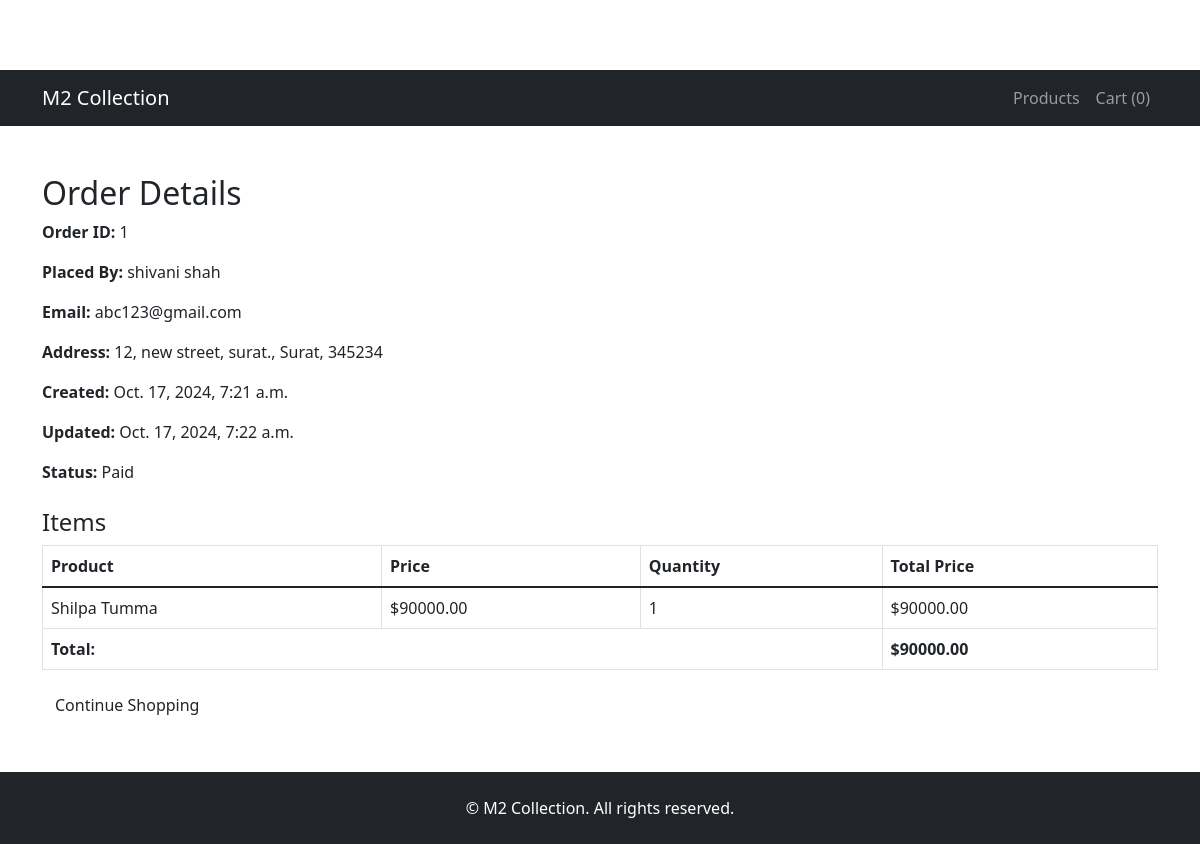
Page /orders/1/ (signed in) on the committed database.
### orders/models.py (models this page shows, shortened)
class Order(models.Model):
    user = models.ForeignKey(User, related_name='orders', on_delete=models.CASCADE)
    first_name = models.CharField(max_length=50)
    last_name = models.CharField(max_length=50)
    email = models.EmailField()
    address = models.CharField(max_length=250)
    postal_code = models.CharField(max_length=20)
    city = models.CharField(max_length=100)
    created = models.DateTimeField(default=timezone.now)
    updated = models.DateTimeField(auto_now=True)
    paid = models.BooleanField(default=False) # Indicates if the order has been paid
    stripe_charge_id = models.CharField(max_length=255, blank=True) # Stores Stripe charge ID
    class Meta:
        ordering = ['-created']
    def get_total_cost(self):
        return sum(item.get_cost() for item in self.items.all())

class OrderItem(models.Model):
    order = models.ForeignKey(Order, related_name='items', on_delete=models.CASCADE)
    product = models.ForeignKey(Product, related_name='order_items', on_delete=models.CASCADE)
    price = models.DecimalField(max_digits=10, decimal_places=2) # Price at the time of order
    quantity = models.PositiveIntegerField(default=1)
    def get_cost(self):
        return self.price * self.quantity

### store/models.py (models this page shows, shortened)
class Product(models.Model):
    category = models.ForeignKey(Category, related_name='products', on_delete=models.CASCADE)
    name = models.CharField(max_length=200)
    slug = models.SlugField(max_length=200)
    description = models.TextField()
    price = models.DecimalField(max_digits=10, decimal_places=2)
    image = models.ImageField(upload_to='products/%Y/%m/%d', blank=True)
    available = models.BooleanField(default=True)
    created = models.DateTimeField(auto_now_add=True) # Automatically set on creation
    updated = models.DateTimeField(auto_now=True) # Automatically updated on save
    class Meta:
        ordering = ['-created']
        indexes = [
            models.Index(fields=['id', 'slug']),  # Replace index_together with indexes
        ]

### orders/views.py (the view)
# urls.py: path('<int:order_id>/', views.order_detail, name='order_detail'), # /orders/1/
@login_required
def order_detail(request, order_id):
    order = get_object_or_404(Order, id=order_id, user=request.user)
    return render(request, 'orders/order/detail.html', {'order': order})

### orders/templates/orders/order/detail.html (shortened to what this page needs)
{% extends 'store/base.html' %}
{% load static %}
{% block content %}
<div class="container mt-5">
    <h2> Order Details </h2>
    <p><strong> Order ID: </strong> {{ order.id }}</p>
    <p><strong> Placed By: </strong> {{ order.first_name }} {{ order.last_name }}</p>
    <p><strong> Email: </strong> {{ order.email }}</p>
    <p><strong> Address: </strong> {{ order.address }}, {{ order.city }}, {{ order.postal_code }}</p>
    <p><strong> Created: </strong> {{ order.created }}</p>
    <p><strong> Updated: </strong> {{ order.updated }}</p>
    <p><strong> Status: </strong> {% if order.paid %} Paid {% else %} Not Paid {% endif %}</p>
    <h4 class="mt-4"> Items </h4>
    <table class="table table-bordered">
        <thead>
            <tr>
                <th>Product</th>
                <th>Price</th>
                <th>Quantity</th>
                <th>Total Price</th>
            </tr>
        </thead>
        <tbody>
            {% for item in order.items.all %}
                <tr>
                    <td>{{ item.product.name }}</td>
                    <td>${{ item.price }}</td>
                    <td>{{ item.quantity }}</td>
                    <td>${{ item.get_cost }}</td>
                </tr>
            {% endfor %}
            <tr>
                <td colspan="3" class="textend"> <strong> Total: </strong> </td>
                <td> <strong> ${{ order.get_total_cost }} </strong> </td>
            </tr>
        </tbody>
    </table>
    <a href="{% url 'store:product_list' %}" class="btn btnprimary"> Continue Shopping </a>
</div>
{% endblock %}

### store/templates/store/base.html (shortened to what this page needs)
{% load static %}
{% load crispy_forms_tags %}
<!DOCTYPE html>
<html lang="en">
<head>
    <link href="https://cdn.jsdelivr.net/npm/bootstrap@5.1.3/dist/css/bootstrap.min.css" rel="stylesheet">
    <link href="https://cdn.jsdelivr.net/npm/bootstrap@5.3.0/dist/css/bootstrap.min.css" rel="stylesheet">
    <link href="{% static 'store/css/styles.css' %}" rel="stylesheet">
</head>
<body>
    <nav class="navbar navbar-expand-lg navbar-dark bg-dark">
        <div class="container">
            <a class="navbar-brand" href="{% url 'store:product_list' %}"> M2 Collection </a>
            <div class="collapse navbar-collapse" id="navbarNav">
                <ul class="navbar-nav ms-auto">
                    <li class="nav-item">
                        <a class="nav-link" href="{% url 'store:product_list' %}"> Products </a>
                    </li>
                    <li class="nav-item">
                        <a class="nav-link" href="{% url 'cart:cart_detail' %}"> Cart ({{ request.session.cart|length }})</a>
                    </li>
                </ul>
            </div>
        </div>
    </nav>
    {% block content %}
    {% endblock %}
    <footer class="bg-dark text-white py-4 mt-5">
        <div class="container text-center"> &copy; {{ now|date:"Y" }} M2 Collection. All rights reserved. </div>
    </footer>
</body>
</html>

### store/static/store/css/styles.css (style rules this page uses)
* { padding: 0; margin: 0; box-sizing: border-box; }
body { padding-top: 70px; }

### rows in the picture
Order: id "1", first_name "shivani", last_name "shah", email "abc123@gmail.com", address "12, new street, surat.", city "Surat", postal_code "345234", created "Oct. 17, 2024, 7:21 a.m.", updated "Oct. 17, 2024, 7:22 a.m.", get_total_cost "90000.00"
OrderItem: product.name "Shilpa Tumma", price "90000.00", quantity "1", get_cost "90000.00"

### other values in the picture
{{ request.session.cart|length }} "0"
